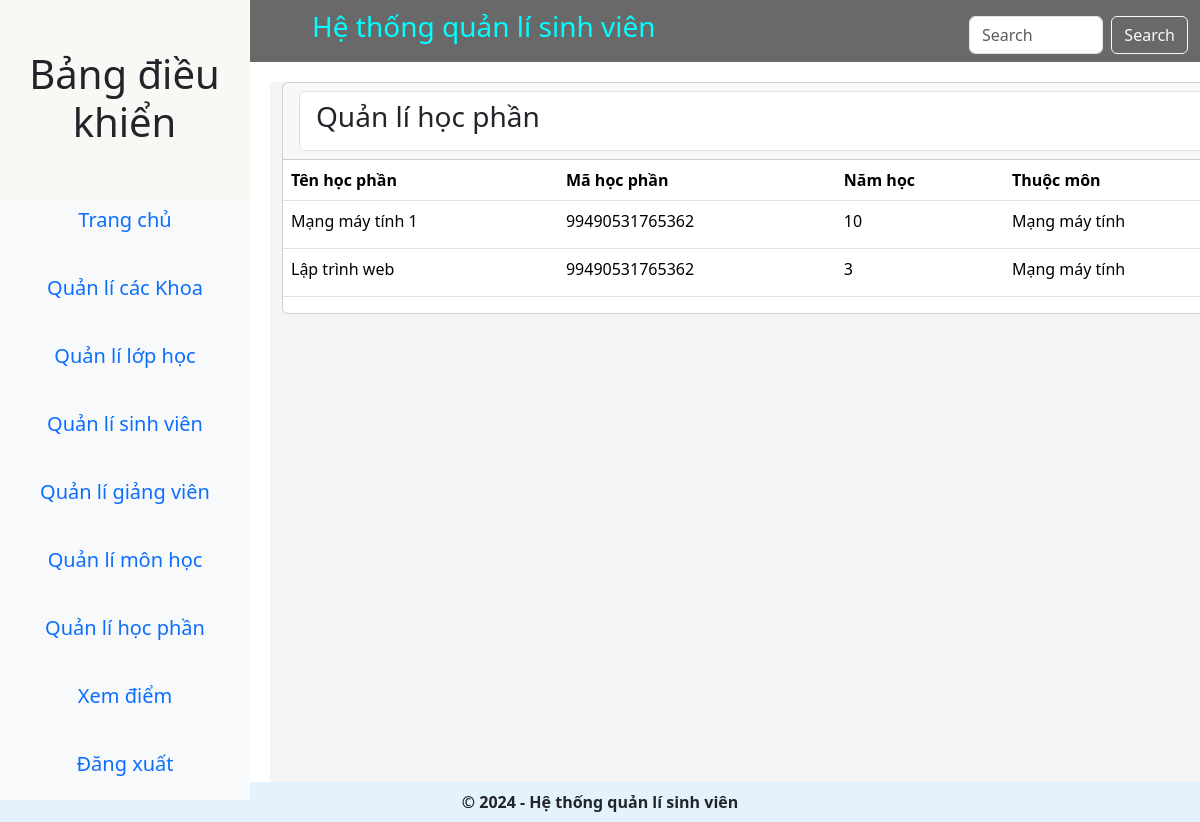
Page /view_studysection/ (signed in) on the earlier database version.
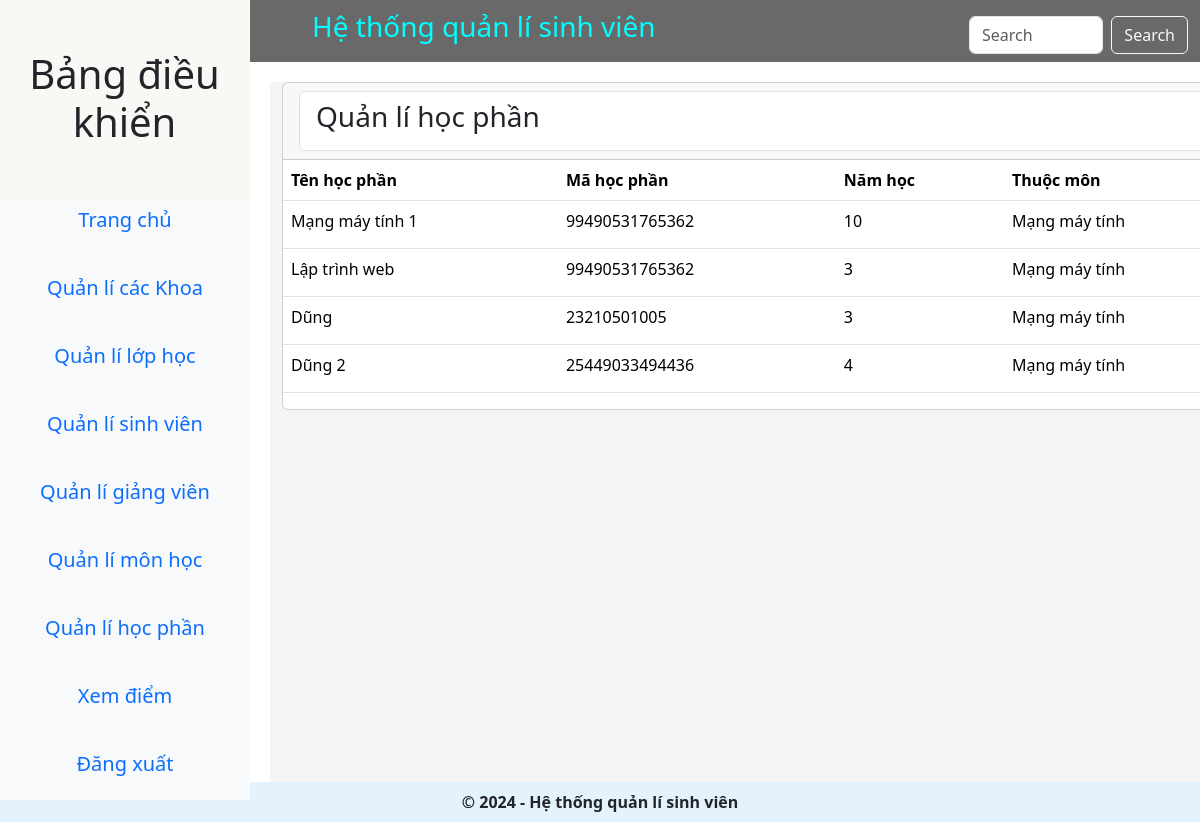
Same page on the later database version.
### main_app/models.py (models this page shows, shortened)
class Study_Section(models.Model):
    code = models.CharField(max_length=10, default="SEC001")
    name = models.CharField(max_length=50, default="Default Study Section")
    year = models.IntegerField(default=1)  # Năm học mặc định
    is_open = models.BooleanField(default=True, null= True, blank= True) # Trạng thái đăng ký
    subject = models.ForeignKey(Subject, on_delete=models.CASCADE, default=1)  # ID mặc định cho Subject

class Subject(models.Model):
    name = models.CharField(max_length=120, null=True, blank=True, default="Default Subject")
    code = models.CharField(max_length=20, default="SUB001")
    credit_number = models.IntegerField(default=3)
    created_at = models.DateTimeField(auto_now_add=True)
    updated_at = models.DateTimeField(auto_now=True)
    def __str__(self):
        return self.name

### main_app/views.py (the view)
# urls.py: path('view_studysection/', views.view_studysection, name="view_studysection"),
def view_studysection(request):
    if not request.user.is_authenticated:
        messages.error(request,'Bạn không có quyền truy cập!!!!!')
        return redirect('home')
    studysections = Study_Section.objects.all()
    context = {'studysections': studysections, "page_title": "Quản lí học phần"}
    return render(request, "hod_templates/view_studysections.html", context)

### main_app/templates/hod_templates/view_studysections.html (shortened to what this page needs)
{% extends 'main_app/foot.html' %}
{% load static %}
{% block content %}
    <div class="container-fluid">
        <div class="row">
            <div class="col-md-12">
                <div class="card card-dark">
                    <div class="card-header">
                        <ul class="list-group">
                            <li class="list-group-item d-flex justify-content-between align-items-center">
                                <h3 class="card-title">{{ page_title }}</h3>
                            </li>
                        </ul>
                    </div>
                    <table class="table">
                        <thead>
                          <tr>
                            <th scope="col">Tên học phần</th>
                            <th scope="col">Mã học phần</th>
                            <th scope="col">Năm học</th>
                            <th scope="col">Thuộc môn</th>
                          </tr>
                        </thead>
                        <tbody>
                        {% for studysection in studysections %}
                            <tr>
                                <td>{{ studysection.name }}</td>
                                <td>{{ studysection.code }}</td>
                                <td>{{ studysection.year }}</td>
                                <td>{{ studysection.subject }}</td>
                            </tr>
                        {% empty %}
                            <tr>
                                <td colspan="6" class="text-center">Không có thông tin môn học nào.</td>
                            </tr>
                        {% endfor %}
                        </tbody>
                      </table>
                </div>
            </div>
        </div>
    </div>
{% endblock content %}

### main_app/templates/main_app/foot.html (shortened to what this page needs)
{% load static%}
<!DOCTYPE html>
<html>
    <head>
        <link href="https://cdn.jsdelivr.net/npm/bootstrap@5.3.3/dist/css/bootstrap.min.css" rel="stylesheet">
        <link rel="stylesheet" href="{% static 'dist/css/style.css' %}">
        <link rel="stylesheet" href="https://code.ionicframework.com/ionicons/2.0.1/css/ionicons.min.css">
        <link href="https://cdnjs.cloudflare.com/ajax/libs/font-awesome/5.15.3/css/all.min.css" rel="stylesheet">
    </head>
    </head>
    <body>
        {% include 'main_app/header.html' %}
        {% include 'main_app/slidebar.html' %}
        <section class="content form-padding">
        <div class ="main-content">
            {% block content %}{% endblock content %}
            <br class="break">
            <br class = 'break'>
            <br class = 'break'>
            <br class = 'break'>
        </div>
        </section>
        {% include 'main_app/footer.html' %}
    </body>
</html>

### main_app/templates/main_app/header.html
<nav class="navbar navbar-expand-lg header-custom">
    <div class="container-fluid">
        <h3 class="title">Hệ thống quản lí sinh viên</h3>
        <form class="d-flex mt-2 col-3" method="get" action="{% url 'search' %}">
            <input class="form-control me-2" name="q" type="text" placeholder="Search" aria-label="Search" required>
            <button class="btn btn-outline-light" type="submit">Search</button>
        </form>
    </div>
</nav>

### main_app/templates/main_app/slidebar.html
{% load static %}
<div class="row overflow_hidden">
    <nav class="col-md-3 nav-pills flex-column  bg-light sidebar-custom">
      <div class="control-panel">
        <h1 class="brand-text font-weight-light text-center cp-padding">Bảng điều khiển</h1>
      </div>
      <div class="position-sticky ">
        <ul class="nav flex-column">
          <li class="nav-item item-padding">
            <a class="flex-sm-fill nav-link text-center" href="{% url 'home' %}">
              <h5>Trang chủ</h5>
            </a>
          </li>
          <li class="nav-item item-padding">
            <a class="flex-sm-fill nav-link text-center" href="{%url 'view_department' %}">
              <h5>Quản lí các Khoa</h5>
            </a>
          </li>
          <li class="nav-item item-padding">
            <a class="flex-sm-fill nav-link text-center" href="{%url 'view_class' %}">
              <h5>Quản lí lớp học</h5>
            </a>
          </li>
          <li class="nav-item item-padding">
            <a class="flex-sm-fill nav-link text-center" href="{%url 'view_student' %}">
              <h5>Quản lí sinh viên</h5>
            </a>
          </li>
          <li class="nav-item item-padding">
            <a class="flex-sm-fill nav-link text-center"href="{%url 'view_lecturer' %}">
              <h5>Quản lí giảng viên</h5>
            </a>
          </li>
          <li class="nav-item item-padding">
            <a class="flex-sm-fill nav-link text-center"href="{%url 'view_subject' %}">
              <h5>Quản lí môn học</h5>
            </a>
          </li>
           <li class="nav-item item-padding">
            <a class="flex-sm-fill nav-link text-center"href="{%url 'view_studysection' %}">
              <h5>Quản lí học phần</h5>
            </a>
          </li>
          <li class="nav-item item-padding">
            <a class="flex-sm-fill nav-link text-center"href="{%url 'view_register' %}">
              <h5>Xem điểm</h5>
            </a>
          </li>
          {% if user.is_authenticated %}
            <li class="nav-item">
              <a class="flex-sm-fill nav-link text-center" href="{%url 'logout' %}">
                <h5>Đăng xuất</h5>
              </a>
            </li>
          {% else %}
          <li class="nav-item">
            <a class="flex-sm-fill nav-link text-center" href="{%url 'login' %}">
              <h5>Đăng nhập</h5>
            </a>
          </li>
          {% endif %}
      </div>
    </nav>
  </div>

### main_app/templates/main_app/footer.html
<footer class="container--fluid text-center fixed-bottom p-2 mt-5" style="background-color: #e3f2fd;">
    <div class="container">
        <strong> &copy; {% now "Y" %} -  Hệ thống quản lí sinh viên</a></strong>
    </div>
</footer>

Differences in the rows shown:
added Study_Section: name "Dũng", code "23210501005", year "3", subject "Mạng máy tính"
added Study_Section: name "Dũng 2", code "25449033494436", year "4", subject "Mạng máy tính"
